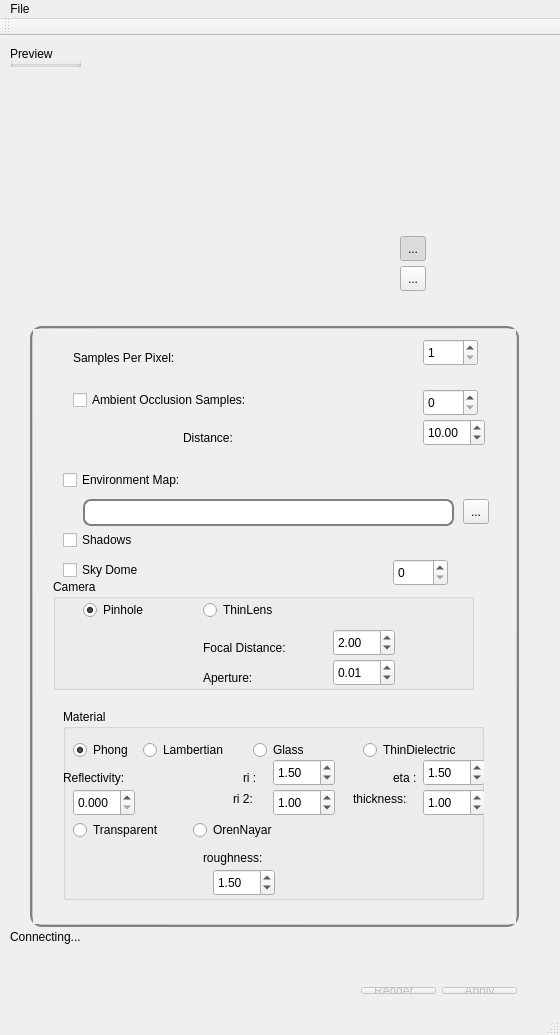
<?xml version="1.0" encoding="UTF-8"?>
<ui version="4.0">
 <class>MainWindow</class>
 <widget class="QMainWindow" name="MainWindow">
  <property name="geometry">
   <rect>
    <x>0</x>
    <y>0</y>
    <width>560</width>
    <height>1035</height>
   </rect>
  </property>
  <property name="windowTitle">
   <string>MainWindow</string>
  </property>
  <property name="autoFillBackground">
   <bool>false</bool>
  </property>
  <property name="styleSheet">
   <string notr="true">#scrollArea{
	background-color: qlineargradient(spread:pad, x1:0.023, y1:0.965909, x2:1, y2:0, stop:0 rgba(195, 195, 195, 255), stop:1 rgba(216, 216, 216, 255));
padding: 1px;
border-style: solid;
border: 2px solid gray;
border-radius:12px;
}
#envTB
 {
padding: 1px;
border-style: solid;
border: 2px solid gray;
border-radius: 8px;
}
#MainWindow
{
	/*background-color: qlineargradient(spread:pad, x1:0.023, y1:0.965909, x2:1, y2:0, stop:0 rgba(195, 195, 195, 255), stop:1 rgba(216, 216, 216, 255));*/
}</string>
  </property>
  <widget class="QWidget" name="centralWidget">
   <widget class="QWidget" name="layoutWidget">
    <property name="geometry">
     <rect>
      <x>350</x>
      <y>940</y>
      <width>178</width>
      <height>29</height>
     </rect>
    </property>
    <layout class="QHBoxLayout" name="horizontalLayout">
     <item>
      <widget class="QPushButton" name="renderPB">
       <property name="enabled">
        <bool>false</bool>
       </property>
       <property name="text">
        <string>Render...</string>
       </property>
      </widget>
     </item>
     <item>
      <widget class="QPushButton" name="applyPB">
       <property name="enabled">
        <bool>false</bool>
       </property>
       <property name="text">
        <string>Apply</string>
       </property>
      </widget>
     </item>
    </layout>
   </widget>
   <widget class="QScrollArea" name="scrollArea">
    <property name="enabled">
     <bool>true</bool>
    </property>
    <property name="geometry">
     <rect>
      <x>30</x>
      <y>290</y>
      <width>489</width>
      <height>601</height>
     </rect>
    </property>
    <property name="autoFillBackground">
     <bool>false</bool>
    </property>
    <property name="styleSheet">
     <string notr="true"/>
    </property>
    <property name="verticalScrollBarPolicy">
     <enum>Qt::ScrollBarAsNeeded</enum>
    </property>
    <property name="horizontalScrollBarPolicy">
     <enum>Qt::ScrollBarAlwaysOff</enum>
    </property>
    <property name="widgetResizable">
     <bool>true</bool>
    </property>
    <widget class="QWidget" name="scrollAreaWidgetContents">
     <property name="geometry">
      <rect>
       <x>0</x>
       <y>0</y>
       <width>483</width>
       <height>595</height>
      </rect>
     </property>
     <widget class="QSpinBox" name="aoSB">
      <property name="geometry">
       <rect>
        <x>390</x>
        <y>60</y>
        <width>55</width>
        <height>27</height>
       </rect>
      </property>
      <property name="minimum">
       <number>0</number>
      </property>
      <property name="maximum">
       <number>1000</number>
      </property>
      <property name="value">
       <number>0</number>
      </property>
     </widget>
     <widget class="QLabel" name="label">
      <property name="geometry">
       <rect>
        <x>40</x>
        <y>20</y>
        <width>131</width>
        <height>17</height>
       </rect>
      </property>
      <property name="text">
       <string>Samples Per Pixel: </string>
      </property>
     </widget>
     <widget class="QSpinBox" name="sppSB">
      <property name="geometry">
       <rect>
        <x>390</x>
        <y>10</y>
        <width>55</width>
        <height>27</height>
       </rect>
      </property>
      <property name="minimum">
       <number>1</number>
      </property>
      <property name="maximum">
       <number>1000</number>
      </property>
     </widget>
     <widget class="QLineEdit" name="envTB">
      <property name="geometry">
       <rect>
        <x>50</x>
        <y>170</y>
        <width>371</width>
        <height>27</height>
       </rect>
      </property>
     </widget>
     <widget class="QCheckBox" name="envCB">
      <property name="geometry">
       <rect>
        <x>30</x>
        <y>140</y>
        <width>161</width>
        <height>22</height>
       </rect>
      </property>
      <property name="text">
       <string>Environment Map:</string>
      </property>
     </widget>
     <widget class="QCheckBox" name="aoCB">
      <property name="geometry">
       <rect>
        <x>40</x>
        <y>60</y>
        <width>231</width>
        <height>22</height>
       </rect>
      </property>
      <property name="text">
       <string>Ambient Occlusion Samples: </string>
      </property>
     </widget>
     <widget class="QCheckBox" name="shadowsCB">
      <property name="geometry">
       <rect>
        <x>30</x>
        <y>200</y>
        <width>231</width>
        <height>22</height>
       </rect>
      </property>
      <property name="text">
       <string>Shadows</string>
      </property>
     </widget>
     <widget class="QGroupBox" name="groupBox_2">
      <property name="geometry">
       <rect>
        <x>20</x>
        <y>250</y>
        <width>421</width>
        <height>111</height>
       </rect>
      </property>
      <property name="title">
       <string>Camera</string>
      </property>
      <widget class="QDoubleSpinBox" name="focalDistanceSB">
       <property name="geometry">
        <rect>
         <x>280</x>
         <y>50</y>
         <width>62</width>
         <height>27</height>
        </rect>
       </property>
       <property name="value">
        <double>2.000000000000000</double>
       </property>
      </widget>
      <widget class="QLabel" name="label_2">
       <property name="geometry">
        <rect>
         <x>150</x>
         <y>60</y>
         <width>111</width>
         <height>17</height>
        </rect>
       </property>
       <property name="text">
        <string>Focal Distance:</string>
       </property>
      </widget>
      <widget class="QLabel" name="label_3">
       <property name="geometry">
        <rect>
         <x>150</x>
         <y>90</y>
         <width>111</width>
         <height>17</height>
        </rect>
       </property>
       <property name="text">
        <string>Aperture:</string>
       </property>
      </widget>
      <widget class="QDoubleSpinBox" name="apertureSB">
       <property name="geometry">
        <rect>
         <x>280</x>
         <y>80</y>
         <width>62</width>
         <height>27</height>
        </rect>
       </property>
       <property name="value">
        <double>0.010000000000000</double>
       </property>
      </widget>
      <widget class="QRadioButton" name="pinholeRB">
       <property name="geometry">
        <rect>
         <x>30</x>
         <y>20</y>
         <width>109</width>
         <height>22</height>
        </rect>
       </property>
       <property name="text">
        <string>Pinhole</string>
       </property>
       <property name="checked">
        <bool>true</bool>
       </property>
      </widget>
      <widget class="QRadioButton" name="thinLensRB">
       <property name="geometry">
        <rect>
         <x>150</x>
         <y>20</y>
         <width>109</width>
         <height>22</height>
        </rect>
       </property>
       <property name="text">
        <string>ThinLens</string>
       </property>
      </widget>
     </widget>
     <widget class="QToolButton" name="envPB">
      <property name="geometry">
       <rect>
        <x>430</x>
        <y>170</y>
        <width>26</width>
        <height>25</height>
       </rect>
      </property>
      <property name="text">
       <string>...</string>
      </property>
     </widget>
     <widget class="QSpinBox" name="skyDomeSB">
      <property name="geometry">
       <rect>
        <x>360</x>
        <y>230</y>
        <width>55</width>
        <height>27</height>
       </rect>
      </property>
      <property name="minimum">
       <number>0</number>
      </property>
      <property name="maximum">
       <number>1000</number>
      </property>
      <property name="value">
       <number>0</number>
      </property>
     </widget>
     <widget class="QCheckBox" name="skyDomeCB">
      <property name="geometry">
       <rect>
        <x>30</x>
        <y>230</y>
        <width>231</width>
        <height>22</height>
       </rect>
      </property>
      <property name="text">
       <string>Sky Dome</string>
      </property>
     </widget>
     <widget class="QLabel" name="label_4">
      <property name="geometry">
       <rect>
        <x>150</x>
        <y>100</y>
        <width>131</width>
        <height>17</height>
       </rect>
      </property>
      <property name="text">
       <string>Distance: </string>
      </property>
     </widget>
     <widget class="QDoubleSpinBox" name="ao_distanceSB">
      <property name="geometry">
       <rect>
        <x>390</x>
        <y>90</y>
        <width>62</width>
        <height>27</height>
       </rect>
      </property>
      <property name="value">
       <double>10.000000000000000</double>
      </property>
     </widget>
     <widget class="QGroupBox" name="groupBox_3">
      <property name="geometry">
       <rect>
        <x>30</x>
        <y>380</y>
        <width>421</width>
        <height>191</height>
       </rect>
      </property>
      <property name="title">
       <string>Material</string>
      </property>
      <widget class="QRadioButton" name="phongRB">
       <property name="geometry">
        <rect>
         <x>10</x>
         <y>30</y>
         <width>71</width>
         <height>22</height>
        </rect>
       </property>
       <property name="text">
        <string>Phong</string>
       </property>
       <property name="checked">
        <bool>true</bool>
       </property>
      </widget>
      <widget class="QRadioButton" name="glassRB">
       <property name="geometry">
        <rect>
         <x>190</x>
         <y>30</y>
         <width>109</width>
         <height>22</height>
        </rect>
       </property>
       <property name="text">
        <string>Glass</string>
       </property>
       <property name="checked">
        <bool>false</bool>
       </property>
      </widget>
      <widget class="QRadioButton" name="lambertianRB">
       <property name="geometry">
        <rect>
         <x>80</x>
         <y>30</y>
         <width>101</width>
         <height>22</height>
        </rect>
       </property>
       <property name="text">
        <string>Lambertian</string>
       </property>
       <property name="checked">
        <bool>false</bool>
       </property>
      </widget>
      <widget class="QDoubleSpinBox" name="riSB">
       <property name="geometry">
        <rect>
         <x>210</x>
         <y>50</y>
         <width>62</width>
         <height>27</height>
        </rect>
       </property>
       <property name="value">
        <double>1.500000000000000</double>
       </property>
      </widget>
      <widget class="QLabel" name="label_6">
       <property name="geometry">
        <rect>
         <x>180</x>
         <y>60</y>
         <width>21</width>
         <height>17</height>
        </rect>
       </property>
       <property name="text">
        <string>ri :</string>
       </property>
      </widget>
      <widget class="QLabel" name="label_7">
       <property name="geometry">
        <rect>
         <x>170</x>
         <y>80</y>
         <width>31</width>
         <height>20</height>
        </rect>
       </property>
       <property name="text">
        <string>ri 2:</string>
       </property>
      </widget>
      <widget class="QDoubleSpinBox" name="ri2SB">
       <property name="geometry">
        <rect>
         <x>210</x>
         <y>80</y>
         <width>62</width>
         <height>27</height>
        </rect>
       </property>
       <property name="value">
        <double>1.000000000000000</double>
       </property>
      </widget>
      <widget class="QRadioButton" name="thinDielectricRB">
       <property name="geometry">
        <rect>
         <x>300</x>
         <y>30</y>
         <width>121</width>
         <height>22</height>
        </rect>
       </property>
       <property name="text">
        <string>ThinDielectric</string>
       </property>
       <property name="checked">
        <bool>false</bool>
       </property>
      </widget>
      <widget class="QLabel" name="label_8">
       <property name="geometry">
        <rect>
         <x>290</x>
         <y>80</y>
         <width>71</width>
         <height>20</height>
        </rect>
       </property>
       <property name="text">
        <string>thickness:</string>
       </property>
      </widget>
      <widget class="QDoubleSpinBox" name="thicknessSB">
       <property name="geometry">
        <rect>
         <x>360</x>
         <y>80</y>
         <width>62</width>
         <height>27</height>
        </rect>
       </property>
       <property name="value">
        <double>1.000000000000000</double>
       </property>
      </widget>
      <widget class="QLabel" name="label_9">
       <property name="geometry">
        <rect>
         <x>330</x>
         <y>60</y>
         <width>31</width>
         <height>17</height>
        </rect>
       </property>
       <property name="text">
        <string>eta :</string>
       </property>
      </widget>
      <widget class="QDoubleSpinBox" name="etaSB">
       <property name="geometry">
        <rect>
         <x>360</x>
         <y>50</y>
         <width>62</width>
         <height>27</height>
        </rect>
       </property>
       <property name="value">
        <double>1.500000000000000</double>
       </property>
      </widget>
      <widget class="QRadioButton" name="transparentRB">
       <property name="geometry">
        <rect>
         <x>10</x>
         <y>110</y>
         <width>111</width>
         <height>22</height>
        </rect>
       </property>
       <property name="text">
        <string>Transparent</string>
       </property>
       <property name="checked">
        <bool>false</bool>
       </property>
      </widget>
      <widget class="QRadioButton" name="orenNayarRB">
       <property name="geometry">
        <rect>
         <x>130</x>
         <y>110</y>
         <width>111</width>
         <height>22</height>
        </rect>
       </property>
       <property name="text">
        <string>OrenNayar</string>
       </property>
       <property name="checked">
        <bool>false</bool>
       </property>
      </widget>
      <widget class="QLabel" name="label_10">
       <property name="geometry">
        <rect>
         <x>140</x>
         <y>140</y>
         <width>71</width>
         <height>17</height>
        </rect>
       </property>
       <property name="text">
        <string>roughness:</string>
       </property>
      </widget>
      <widget class="QDoubleSpinBox" name="roughnessSB">
       <property name="geometry">
        <rect>
         <x>150</x>
         <y>160</y>
         <width>62</width>
         <height>27</height>
        </rect>
       </property>
       <property name="value">
        <double>1.500000000000000</double>
       </property>
      </widget>
      <widget class="QLabel" name="label_5">
       <property name="geometry">
        <rect>
         <x>0</x>
         <y>60</y>
         <width>91</width>
         <height>17</height>
        </rect>
       </property>
       <property name="text">
        <string>Reflectivity:</string>
       </property>
      </widget>
      <widget class="QDoubleSpinBox" name="reflectivitySB">
       <property name="geometry">
        <rect>
         <x>10</x>
         <y>80</y>
         <width>62</width>
         <height>27</height>
        </rect>
       </property>
       <property name="decimals">
        <number>3</number>
       </property>
       <property name="maximum">
        <double>1.000000000000000</double>
       </property>
       <property name="singleStep">
        <double>0.050000000000000</double>
       </property>
       <property name="value">
        <double>0.000000000000000</double>
       </property>
      </widget>
     </widget>
    </widget>
   </widget>
   <widget class="QGroupBox" name="groupBox">
    <property name="geometry">
     <rect>
      <x>10</x>
      <y>10</y>
      <width>71</width>
      <height>21</height>
     </rect>
    </property>
    <property name="title">
     <string>Preview</string>
    </property>
    <property name="flat">
     <bool>false</bool>
    </property>
    <property name="checkable">
     <bool>false</bool>
    </property>
   </widget>
   <widget class="QLabel" name="statusLabel">
    <property name="geometry">
     <rect>
      <x>10</x>
      <y>890</y>
      <width>521</width>
      <height>21</height>
     </rect>
    </property>
    <property name="text">
     <string>Connecting...</string>
    </property>
   </widget>
   <widget class="GLWidget" name="glview" native="true">
    <property name="geometry">
     <rect>
      <x>130</x>
      <y>10</y>
      <width>256</width>
      <height>256</height>
     </rect>
    </property>
    <property name="minimumSize">
     <size>
      <width>256</width>
      <height>256</height>
     </size>
    </property>
    <property name="maximumSize">
     <size>
      <width>256</width>
      <height>256</height>
     </size>
    </property>
   </widget>
   <widget class="QToolButton" name="previewPB">
    <property name="geometry">
     <rect>
      <x>400</x>
      <y>230</y>
      <width>26</width>
      <height>25</height>
     </rect>
    </property>
    <property name="text">
     <string>...</string>
    </property>
   </widget>
   <widget class="QToolButton" name="rotatePB">
    <property name="geometry">
     <rect>
      <x>400</x>
      <y>200</y>
      <width>26</width>
      <height>25</height>
     </rect>
    </property>
    <property name="text">
     <string>...</string>
    </property>
    <property name="checkable">
     <bool>true</bool>
    </property>
    <property name="checked">
     <bool>true</bool>
    </property>
   </widget>
   <widget class="QLabel" name="fpsLB">
    <property name="geometry">
     <rect>
      <x>400</x>
      <y>256</y>
      <width>71</width>
      <height>21</height>
     </rect>
    </property>
    <property name="frameShadow">
     <enum>QFrame::Plain</enum>
    </property>
    <property name="text">
     <string/>
    </property>
   </widget>
  </widget>
  <widget class="QMenuBar" name="menuBar">
   <property name="geometry">
    <rect>
     <x>0</x>
     <y>0</y>
     <width>560</width>
     <height>25</height>
    </rect>
   </property>
   <widget class="QMenu" name="menuGLuRay">
    <property name="title">
     <string>File</string>
    </property>
    <addaction name="actionSave"/>
    <addaction name="actionLoad"/>
   </widget>
   <addaction name="menuGLuRay"/>
  </widget>
  <widget class="QToolBar" name="mainToolBar">
   <attribute name="toolBarArea">
    <enum>TopToolBarArea</enum>
   </attribute>
   <attribute name="toolBarBreak">
    <bool>false</bool>
   </attribute>
  </widget>
  <widget class="QStatusBar" name="statusBar"/>
  <action name="actionSave">
   <property name="text">
    <string>Save</string>
   </property>
  </action>
  <action name="actionLoad">
   <property name="text">
    <string>Load...</string>
   </property>
  </action>
 </widget>
 <layoutdefault spacing="6" margin="11"/>
 <customwidgets>
  <customwidget>
   <class>GLWidget</class>
   <extends>QWidget</extends>
   <header>glwidget.h</header>
   <container>1</container>
  </customwidget>
 </customwidgets>
 <resources/>
 <connections/>
</ui>
